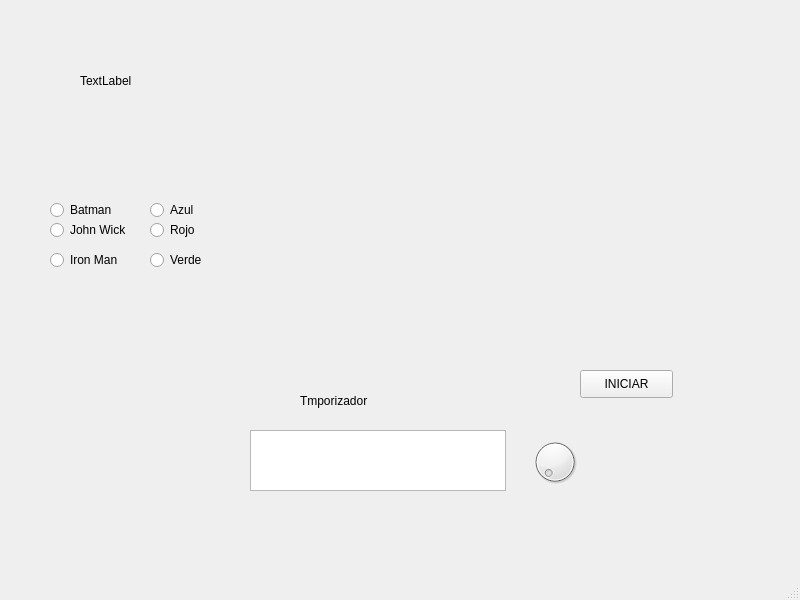
<?xml version="1.0" encoding="UTF-8"?>
<ui version="4.0">
 <class>MainWindow</class>
 <widget class="QMainWindow" name="MainWindow">
  <property name="geometry">
   <rect>
    <x>0</x>
    <y>0</y>
    <width>800</width>
    <height>600</height>
   </rect>
  </property>
  <property name="windowTitle">
   <string>MainWindow</string>
  </property>
  <widget class="QWidget" name="centralwidget">
   <widget class="QLabel" name="label">
    <property name="geometry">
     <rect>
      <x>80</x>
      <y>60</y>
      <width>141</width>
      <height>41</height>
     </rect>
    </property>
    <property name="text">
     <string>TextLabel</string>
    </property>
   </widget>
   <widget class="QLabel" name="label_2">
    <property name="enabled">
     <bool>true</bool>
    </property>
    <property name="geometry">
     <rect>
      <x>240</x>
      <y>20</y>
      <width>301</width>
      <height>151</height>
     </rect>
    </property>
    <property name="styleSheet">
     <string notr="true">image: url(:/Logos/messi.png);</string>
    </property>
    <property name="text">
     <string/>
    </property>
   </widget>
   <widget class="QLabel" name="label_3">
    <property name="geometry">
     <rect>
      <x>300</x>
      <y>380</y>
      <width>141</width>
      <height>41</height>
     </rect>
    </property>
    <property name="text">
     <string>Tmporizador</string>
    </property>
   </widget>
   <widget class="QTextBrowser" name="textBrowser">
    <property name="geometry">
     <rect>
      <x>250</x>
      <y>430</y>
      <width>256</width>
      <height>61</height>
     </rect>
    </property>
    <property name="styleSheet">
     <string notr="true">efwef</string>
    </property>
   </widget>
   <widget class="QLabel" name="label_4">
    <property name="enabled">
     <bool>true</bool>
    </property>
    <property name="geometry">
     <rect>
      <x>560</x>
      <y>20</y>
      <width>221</width>
      <height>121</height>
     </rect>
    </property>
    <property name="styleSheet">
     <string notr="true">image: url(:/Logos/olivia.jpg);</string>
    </property>
    <property name="text">
     <string/>
    </property>
   </widget>
   <widget class="QLabel" name="label_5">
    <property name="enabled">
     <bool>true</bool>
    </property>
    <property name="geometry">
     <rect>
      <x>10</x>
      <y>20</y>
      <width>241</width>
      <height>101</height>
     </rect>
    </property>
    <property name="styleSheet">
     <string notr="true">image: url(:/Logos/adame.jpg);</string>
    </property>
    <property name="text">
     <string/>
    </property>
   </widget>
   <widget class="QLabel" name="label_6">
    <property name="enabled">
     <bool>true</bool>
    </property>
    <property name="geometry">
     <rect>
      <x>630</x>
      <y>490</y>
      <width>151</width>
      <height>51</height>
     </rect>
    </property>
    <property name="styleSheet">
     <string notr="true">image: url(:/Logos/adame.jpg);</string>
    </property>
    <property name="text">
     <string/>
    </property>
   </widget>
   <widget class="QDial" name="dial">
    <property name="geometry">
     <rect>
      <x>530</x>
      <y>430</y>
      <width>50</width>
      <height>64</height>
     </rect>
    </property>
   </widget>
   <widget class="QPushButton" name="btn_temporizador">
    <property name="geometry">
     <rect>
      <x>580</x>
      <y>370</y>
      <width>93</width>
      <height>28</height>
     </rect>
    </property>
    <property name="text">
     <string>INICIAR</string>
    </property>
   </widget>
   <widget class="QRadioButton" name="radioButton">
    <property name="geometry">
     <rect>
      <x>50</x>
      <y>200</y>
      <width>95</width>
      <height>20</height>
     </rect>
    </property>
    <property name="text">
     <string>Batman</string>
    </property>
   </widget>
   <widget class="QRadioButton" name="radioButton_2">
    <property name="geometry">
     <rect>
      <x>50</x>
      <y>220</y>
      <width>95</width>
      <height>20</height>
     </rect>
    </property>
    <property name="text">
     <string>John Wick</string>
    </property>
   </widget>
   <widget class="QRadioButton" name="radioButton_3">
    <property name="geometry">
     <rect>
      <x>50</x>
      <y>250</y>
      <width>95</width>
      <height>20</height>
     </rect>
    </property>
    <property name="text">
     <string>Iron Man</string>
    </property>
   </widget>
   <widget class="QRadioButton" name="radioButton_4">
    <property name="geometry">
     <rect>
      <x>150</x>
      <y>200</y>
      <width>95</width>
      <height>20</height>
     </rect>
    </property>
    <property name="text">
     <string>Azul</string>
    </property>
   </widget>
   <widget class="QRadioButton" name="radioButton_5">
    <property name="geometry">
     <rect>
      <x>150</x>
      <y>250</y>
      <width>95</width>
      <height>20</height>
     </rect>
    </property>
    <property name="text">
     <string>Verde</string>
    </property>
   </widget>
   <widget class="QRadioButton" name="radioButton_6">
    <property name="geometry">
     <rect>
      <x>150</x>
      <y>220</y>
      <width>95</width>
      <height>20</height>
     </rect>
    </property>
    <property name="text">
     <string>Rojo</string>
    </property>
   </widget>
  </widget>
  <widget class="QMenuBar" name="menubar">
   <property name="geometry">
    <rect>
     <x>0</x>
     <y>0</y>
     <width>800</width>
     <height>26</height>
    </rect>
   </property>
  </widget>
  <widget class="QStatusBar" name="statusbar"/>
 </widget>
 <resources>
  <include location="../../Archivos/Recursos.qrc"/>
 </resources>
 <connections/>
</ui>
